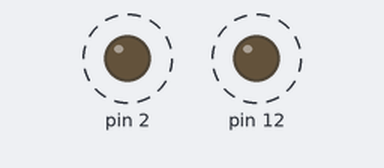
Bench run of a sketch on a simulated Arduino Uno, built with avr-gcc and run on an emulated ATmega328P. Parts: output pins drawn as LEDs (lit = HIGH). Dashed ring = blinking.

Above: at 0.2 s.
Timing chart, 0 to 4.6 s (numbered marks = the images above):
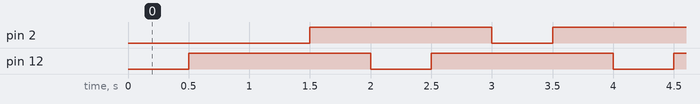

The sketch:

LED1.ino
```cpp
#include "LED.h"

  LED LED1(12);
  LED LED2(2);
void setup() {
  // put your setup code here, to run once:
}

void loop() {
  // put your main code here, to run repeatedly:
  LED1.toggle(500);
  LED2.toggle(500);
}
```

LED.cpp
```cpp
#include "LED.h"
#include "Arduino.h"

LED::LED(int pin){
  _pin = pin;
  pinMode(pin,OUTPUT);
}
void LED::on(){ digitalWrite(_pin,LOW); }
void LED::off(){ digitalWrite(_pin,HIGH); }
void LED::interval(int p){ delay(p); }
void LED::toggle(int p){
  on();
  interval(p);
  off();
  interval(p);
}
```

LED.h
```cpp
#ifndef LED_h
#define LED_h
/***************************************************/
#include "Arduino.h"
class LED{
  public:
    LED(int pin);
    void on();
    void off();
    void toggle(int p);
    void interval(int p);
  private:
    int _pin;
};
/***************************************************/
#endif
```

Measured:
- by itself, pin 2, pin 12: alternates HIGH for 1.5 s and LOW for 0.50 s
- by itself, everything shown: repeats every 16.0 s, in 32 steps
